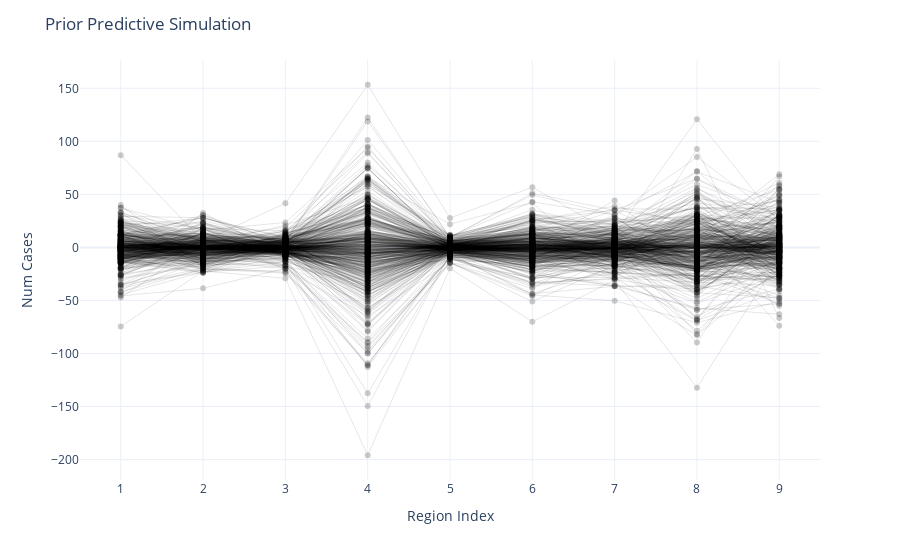

Here is the notebook cell this chart was saved with:
### Code cell
agg_gp_predictive = Predictive(gp_aggr, num_samples = 500)
agg_gp_preds = agg_gp_predictive(args)
agg_gp_draws = agg_gp_preds["gp_aggr_m1"]

p1 = px.line()
#map(lambda x: p1.add_scatter(x = np.arange(1,10), y = agg_gp_draws[x :]), np.arange(len(agg_gp_draws)))

for i in range(len(agg_gp_draws)):
    p1.add_scatter(
        x = np.arange(1,10), 
        y = agg_gp_draws[i, :].to("cpu").numpy(), 
        line_color = "black", 
        line_width = 0.5,
        opacity = 0.2
    )
p1.update_layout(
    template = "plotly_white", 
    xaxis_title = "Region Index", yaxis_title = "Num Cases", 
    title = "Prior Predictive Simulation",
    showlegend = False
)
p1.show()
